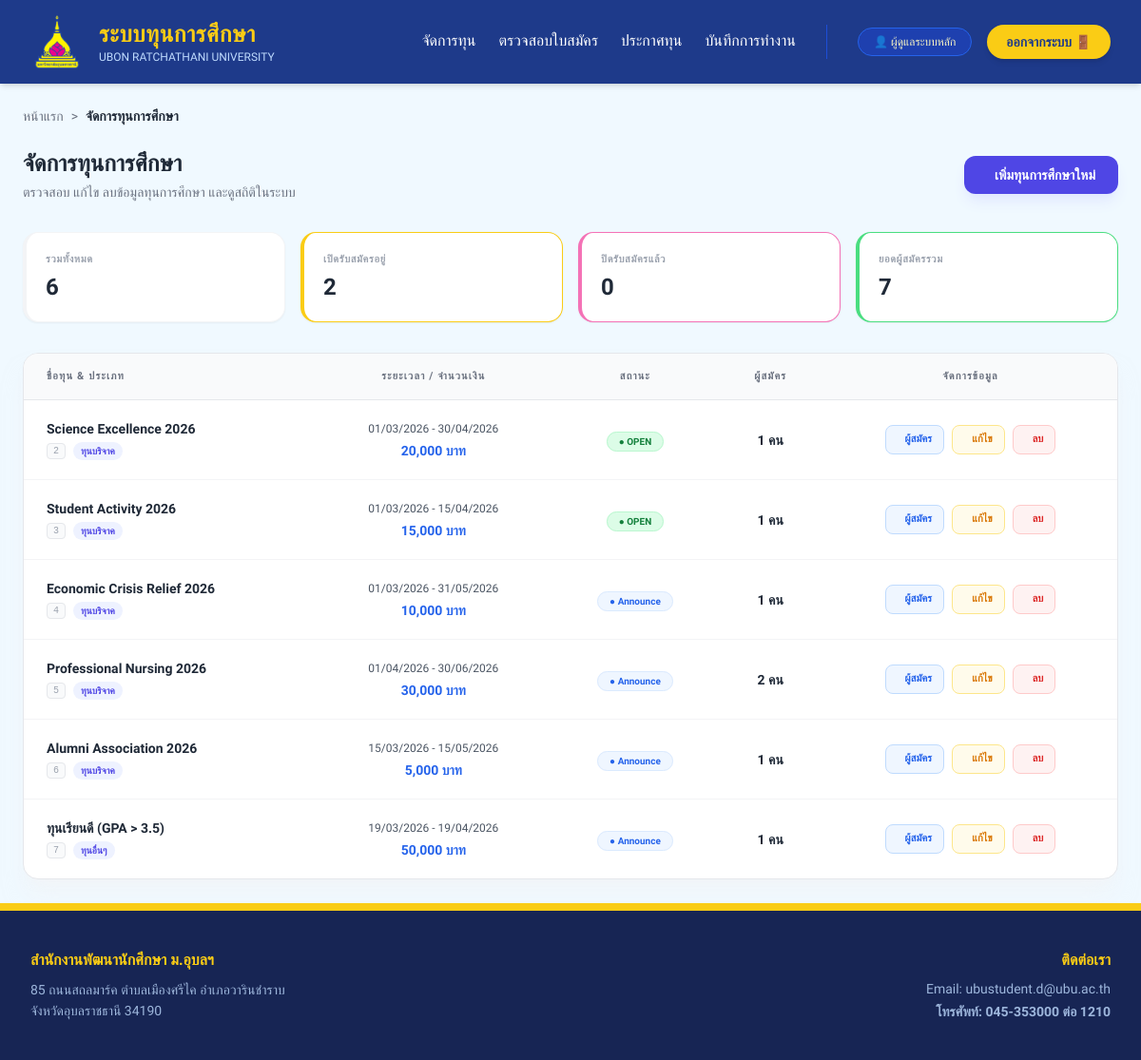
Before: /officer/scholarships (signed in) with the older database file.
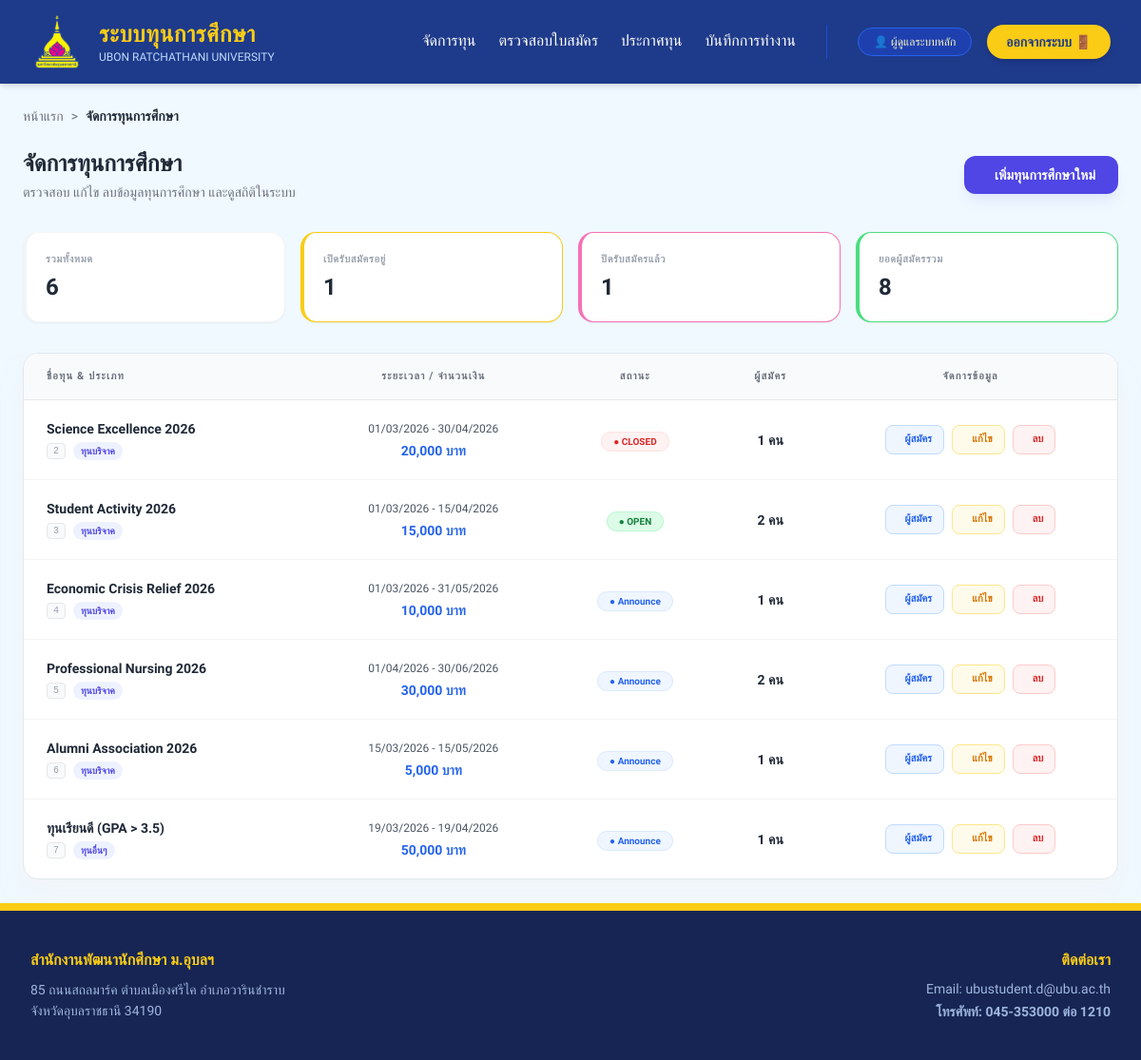
After: the same page with the newer database file.
### models.py (models this page shows, shortened)
class Scholarship(db.Model):
    __tablename__ = 'scholarship'
    id = db.Column(db.Integer, primary_key=True)
    name = db.Column(db.String(100), nullable=False) # ชื่อทุน
    amount = db.Column(db.Float, nullable=True) # ทุนละเท่าไหร่
    start_date        = db.Column(db.DateTime)          # วันที่เริ่มเปิดรับ
    end_date          = db.Column(db.DateTime)          # วันที่ปิดรับ
    faculty_condition = db.Column(db.String(255))       # คณะที่ระบุ หรือ "ทุกคณะ"
    min_gpax          = db.Column(db.Float, default=0.0) # เกรดเฉลี่ยขั้นต่ำ
    income_cap        = db.Column(db.Float)             # รายได้ครอบครัวไม่เกิน
    number_of_scholarships = db.Column(db.Integer)           # จำนวนทุนที่เปิดรับ
    scholarship_type  = db.Column(db.String(50)) # ประเภทของทุน (เช่น ทุน ภายใน/ภายนอก/บริจาค)
    provider          = db.Column(db.String(100)) # หน่วยงานของทุนนั้นๆ
    status            = db.Column(db.String(20), default='open')  # สถานะของทุน open(เปิดรับ),checking=close(กำลังตรวจสอบ,ปิดทุน), interview(รายชื่อสัมภาษณ์), announce(รายชื่อได้รับทุน)
    interview_file_url = db.Column(db.String(500))    # ลิงก์ไฟล์ประกาศสัมภาษณ์
    announce_file_url = db.Column(db.String(500))     # ลิงก์ไฟล์ประกาศคนได้ทุน
    announcement_date = db.Column(db.DateTime, nullable=True) # วันที่ประกาศผล
    image = db.Column(db.String(200), nullable=True) # ชื่อไฟล์ภาพ
    qualifications = db.Column(db.Text, nullable=True) # คุณสมบัติ
    conditions = db.Column(db.Text, nullable=True) # เงื่อนไข
    scholarship_nature = db.Column(db.String(50), nullable=True) # ลักษณะทุน (ทุนรายปี, ฯลฯ)
    required_documents = db.Column(db.Text, nullable=True) # เอกสารที่ต้องส่ง
    criteria     = db.relationship('Criterion',   backref='scholarship', lazy=True)
    applications = db.relationship('Application', backref='scholarship', lazy=True)

### routes/officer_routes.py (the view)
@officer_bp.route('/scholarships')
def list_scholarships():
    scholarships = Scholarship.query.all()
    return render_template('officer/scholarships.html', scholarships=scholarships)

### routes/officer_routes.py (called while the page is built)
@officer_bp.before_request
def require_officer_login():
    exempt_routes = ['officer.login', 'officer.api_scholarships']
    if request.endpoint and request.endpoint not in exempt_routes:
        if "user_id" not in session or session.get("role") != "officer":
            if request.path.startswith('/officer/api/'):
                return jsonify({"status": "error", "message": "Unauthorized API access. Session required."}), 401
            flash("กรุณาเข้าสู่ระบบในฐานะเจ้าหน้าที่", "error")
            return redirect(url_for("login")) # Assuming login is the global login defined in app.py

### templates/officer/scholarships.html (shortened to what the changed rows need)
{% extends "layouts/base_officer.html" %}
{% block content %}
<div class="max-w-7xl mx-auto p-6 font-prompt">
    <div class="flex flex-col md:flex-row md:items-center justify-between mb-8 gap-4">
        <div>
            <h1 class="text-2xl font-bold text-gray-800 mb-1">จัดการทุนการศึกษา</h1>
        </div>
    </div>
    <div class="grid grid-cols-1 sm:grid-cols-2 lg:grid-cols-4 gap-4 mb-8">
        <div class="bg-white p-5 rounded-2xl shadow-sm border-l-4 border-yellow-400 border border-gray-100">
            <p class="text-[11px] text-gray-400 uppercase font-bold tracking-wider mb-1">เปิดรับสมัครอยู่</p>
            <h3 class="text-2xl font-black text-gray-800">
                {{ scholarships | selectattr('status', 'equalto', 'open') | list | length }}
            </h3>
        </div>
        <div class="bg-white p-5 rounded-2xl shadow-sm border-l-4 border-pink-400 border border-gray-100">
            <p class="text-[11px] text-gray-400 uppercase font-bold tracking-wider mb-1">ปิดรับสมัครแล้ว</p>
            <h3 class="text-2xl font-black text-gray-800">
                {{ scholarships | selectattr('status', 'equalto', 'closed') | list | length }}
            </h3>
        </div>
        <div class="bg-white p-5 rounded-2xl shadow-sm border-l-4 border-green-400 border border-gray-100">
            <p class="text-[11px] text-gray-400 uppercase font-bold tracking-wider mb-1">ยอดผู้สมัครรวม</p>
            {% set ns = namespace(total_apps=0) %}
            {% for s in scholarships %}
                {% set ns.total_apps = ns.total_apps + (s.applications|length if s.applications else 0) %}
            {% endfor %}
            <h3 class="text-2xl font-black text-gray-800">{{ ns.total_apps }}</h3>
        </div>
    </div>
    <div class="bg-white shadow-xl shadow-gray-100/50 rounded-2xl border border-gray-200 overflow-hidden">
        <div class="overflow-x-auto">
            <table class="w-full text-left border-collapse">
                <thead>
                    <tr class="bg-gray-50 border-b border-gray-200">
                        <th class="px-6 py-4 text-[11px] font-black text-gray-500 uppercase tracking-widest">ชื่อทุน & ประเภท</th>
                        <th class="px-6 py-4 text-[11px] font-black text-gray-500 uppercase tracking-widest text-center">ระยะเวลา / จำนวนเงิน</th>
                        <th class="px-6 py-4 text-[11px] font-black text-gray-500 uppercase tracking-widest text-center">สถานะ</th>
                        <th class="px-6 py-4 text-[11px] font-black text-gray-500 uppercase tracking-widest text-center">ผู้สมัคร</th>
                        <th class="px-6 py-4 text-[11px] font-black text-gray-500 uppercase tracking-widest text-center">จัดการข้อมูล</th>
                    </tr>
                </thead>
                <tbody class="divide-y divide-gray-100">
                    {% for scholarship in scholarships %}
                    <tr class="hover:bg-indigo-50/30 transition-colors">
                        <td class="px-6 py-5">
                            <div class="font-bold text-gray-800 text-sm mb-1">{{ scholarship.name }}</div>
                            <div class="flex items-center gap-2">
                                <span class="text-[10px] font-mono text-gray-400 bg-gray-50 px-1.5 rounded border">{{ scholarship.id }}</span>
                                <span class="text-[10px] text-indigo-600 font-bold bg-indigo-50 px-2 py-0.5 rounded-full">{{ scholarship.scholarship_type or 'ไม่ระบุ' }}</span>
                            </div>
                        </td>
                        <td class="px-6 py-5 text-center">
                            <div class="text-[12px] text-gray-600 font-medium">
                                {{ scholarship.start_date.strftime('%d/%m/%Y') if scholarship.start_date else '-' }} -
                                {{ scholarship.end_date.strftime('%d/%m/%Y') if scholarship.end_date else '-' }}
                            </div>
                            <div class="text-sm font-bold text-blue-600 mt-1">
                                {{ "{:,.0f}".format(scholarship.amount) if scholarship.amount else '0' }} บาท
                            </div>
                        </td>
                        <td class="px-6 py-5 text-center">
                            {% if scholarship.status|lower == 'open' %}
                                <span class="px-3 py-1 rounded-full text-[10px] font-black bg-green-100 text-green-700 border border-green-200">● OPEN</span>
                            {% endif %}
                            {% if scholarship.status|lower == 'closed' %}
                                <span class="px-3 py-1 rounded-full text-[10px] font-black bg-red-50 text-red-600 border border-red-100">● CLOSED</span>
                            {% endif %}
                        </td>
                        <td class="px-6 py-5 text-center">
                            <div class="text-sm font-black text-gray-800">{{ scholarship.applications|length if scholarship.applications else 0 }} คน</div>
                        </td>
                        <td class="px-6 py-5 text-center">
                            <div class="flex items-center justify-center space-x-2">
                                <a href="{{ url_for('officer.applications', scholarship_id=scholarship.id) }}"
                                   class="flex items-center px-3 py-1.5 rounded-lg bg-blue-50 text-blue-600 border border-blue-200 hover:bg-blue-600 hover:text-white transition-all">
                                    <span class="text-[11px] font-bold">ผู้สมัคร</span>
                                </a>
                                <a href="{{ url_for('officer.edit_scholarship', scholarship_id=scholarship.id) }}"
                                   class="flex items-center px-3 py-1.5 rounded-lg bg-amber-50 text-amber-600 border border-amber-200 hover:bg-amber-600 hover:text-white transition-all">
                                    <span class="text-[11px] font-bold">แก้ไข</span>
                                </a>
                                <form action="{{ url_for('officer.delete_scholarship', scholarship_id=scholarship.id) }}"
                                      method="POST" class="inline" onsubmit="return confirm('⚠️ คำเตือน: คุณต้องการลบทุน {{ scholarship.name }} ใช่หรือไม่?')">
                                    <button type="submit" class="flex items-center px-3 py-1.5 rounded-lg bg-red-50 text-red-600 border border-red-200 hover:bg-red-600 hover:text-white transition-all">
                                        <span class="text-[11px] font-bold">ลบ</span>
                                    </button>
                                </form>
                            </div>
                        </td>
                    </tr>
                    {% endfor %}
                </tbody>
            </table>
        </div>
    </div>
</div>
{% endblock %}

Changed rows visible on the page:
changed Scholarship "Science Excellence 2026": status "● OPEN" → "● CLOSED"
computed for Scholarship "Student Activity 2026": applications|length "1" → "2"
Other visible differences:
{{ scholarships | selectattr('status', 'equalto', 'open') | list | length }}: "2" → "1"
{{ ns.total_apps }}: "7" → "8"
text no longer shown: "0"
text now shown: "1"
